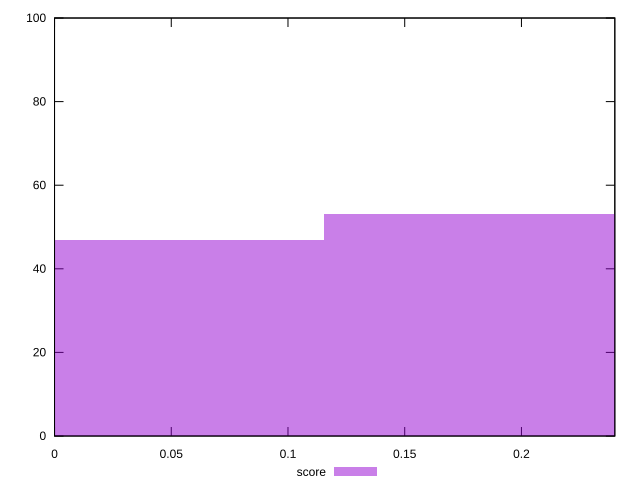

The script that saved this image:
reset

$score <<EOF
0 47
0.23084316396926544 53
EOF

set key outside below
set boxwidth 0.23084316396926544
set xrange [0:0.24]
set yrange [0:100]
set trange [0:100]
set style fill transparent solid 0.5 noborder
set terminal svg size 640, 490 enhanced background rgb 'white'
set output "report_00018_2021-02-10T15-25-16.877Z/cumulative-layout-shift/samples/pages+cached+noadtech+nomedia/score/histogram.svg"

plot $score title "score" with boxes

reset
